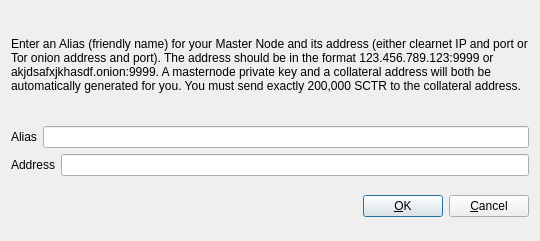
<?xml version="1.0" encoding="UTF-8"?>
<ui version="4.0">
 <class>AddEditAdrenalineNode</class>
 <widget class="QDialog" name="AddEditAdrenalineNode">
  <property name="geometry">
   <rect>
    <x>0</x>
    <y>0</y>
    <width>540</width>
    <height>241</height>
   </rect>
  </property>
  <property name="windowTitle">
   <string>Add/Edit SpecTor Node</string>
  </property>
  <property name="modal">
   <bool>true</bool>
  </property>
  <layout class="QVBoxLayout" name="verticalLayout">
   <item>
    <layout class="QVBoxLayout" name="verticalLayout_2">
     <property name="topMargin">
      <number>0</number>
     </property>
     <property name="bottomMargin">
      <number>0</number>
     </property>
     <item>
      <widget class="QLabel" name="label_3">
       <property name="sizePolicy">
        <sizepolicy hsizetype="Preferred" vsizetype="Expanding">
         <horstretch>0</horstretch>
         <verstretch>0</verstretch>
        </sizepolicy>
       </property>
       <property name="text">
        <string>&lt;html&gt;&lt;head/&gt;&lt;body&gt;&lt;p&gt;Enter an Alias (friendly name) for your Master Node and its address (either clearnet IP and port or Tor onion address and port).  The address should be in the format 123.456.789.123:9999 or akjdsafxjkhasdf.onion:9999.  A masternode private key and a collateral address will both be automatically generated for you.  You must send exactly 200,000 SCTR to the collateral address.&lt;/p&gt;&lt;/body&gt;&lt;/html&gt;</string>
       </property>
       <property name="wordWrap">
        <bool>true</bool>
       </property>
      </widget>
     </item>
     <item>
      <layout class="QHBoxLayout" name="horizontalLayout">
       <property name="bottomMargin">
        <number>0</number>
       </property>
       <item>
        <widget class="QLabel" name="label">
         <property name="text">
          <string>Alias</string>
         </property>
        </widget>
       </item>
       <item>
        <widget class="QLineEdit" name="aliasLineEdit"/>
       </item>
      </layout>
     </item>
     <item>
      <layout class="QHBoxLayout" name="horizontalLayout_2">
       <property name="bottomMargin">
        <number>0</number>
       </property>
       <item>
        <widget class="QLabel" name="label_2">
         <property name="text">
          <string>Address</string>
         </property>
        </widget>
       </item>
       <item>
        <widget class="QLineEdit" name="addressLineEdit"/>
       </item>
      </layout>
     </item>
     <item>
      <layout class="QHBoxLayout" name="horizontalLayout_3">
       <property name="bottomMargin">
        <number>0</number>
       </property>
      </layout>
     </item>
    </layout>
   </item>
   <item>
    <layout class="QHBoxLayout" name="horizontalLayout_Buttons">
     <item>
      <spacer name="horizontalSpacer_1">
       <property name="orientation">
        <enum>Qt::Horizontal</enum>
       </property>
       <property name="sizeHint" stdset="0">
        <size>
         <width>40</width>
         <height>48</height>
        </size>
       </property>
      </spacer>
     </item>
     <item>
      <widget class="QLabel" name="statusLabel">
       <property name="font">
        <font>
         <weight>75</weight>
         <bold>true</bold>
        </font>
       </property>
       <property name="text">
        <string/>
       </property>
       <property name="textFormat">
        <enum>Qt::PlainText</enum>
       </property>
       <property name="wordWrap">
        <bool>true</bool>
       </property>
      </widget>
     </item>
     <item>
      <spacer name="horizontalSpacer_2">
       <property name="orientation">
        <enum>Qt::Horizontal</enum>
       </property>
       <property name="sizeHint" stdset="0">
        <size>
         <width>40</width>
         <height>48</height>
        </size>
       </property>
      </spacer>
     </item>
     <item>
      <widget class="QPushButton" name="okButton">
       <property name="text">
        <string>&amp;OK</string>
       </property>
      </widget>
     </item>
     <item>
      <widget class="QPushButton" name="cancelButton">
       <property name="text">
        <string>&amp;Cancel</string>
       </property>
       <property name="autoDefault">
        <bool>false</bool>
       </property>
      </widget>
     </item>
    </layout>
   </item>
  </layout>
 </widget>
 <resources/>
 <connections/>
</ui>
